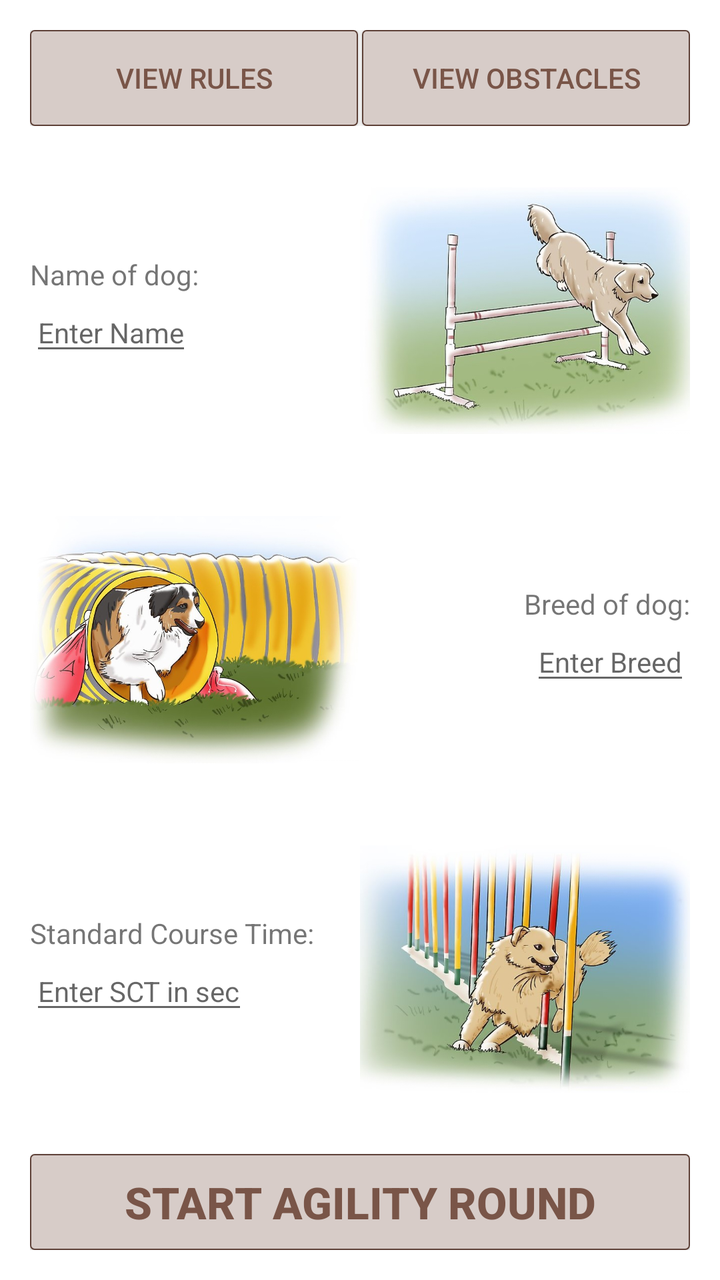
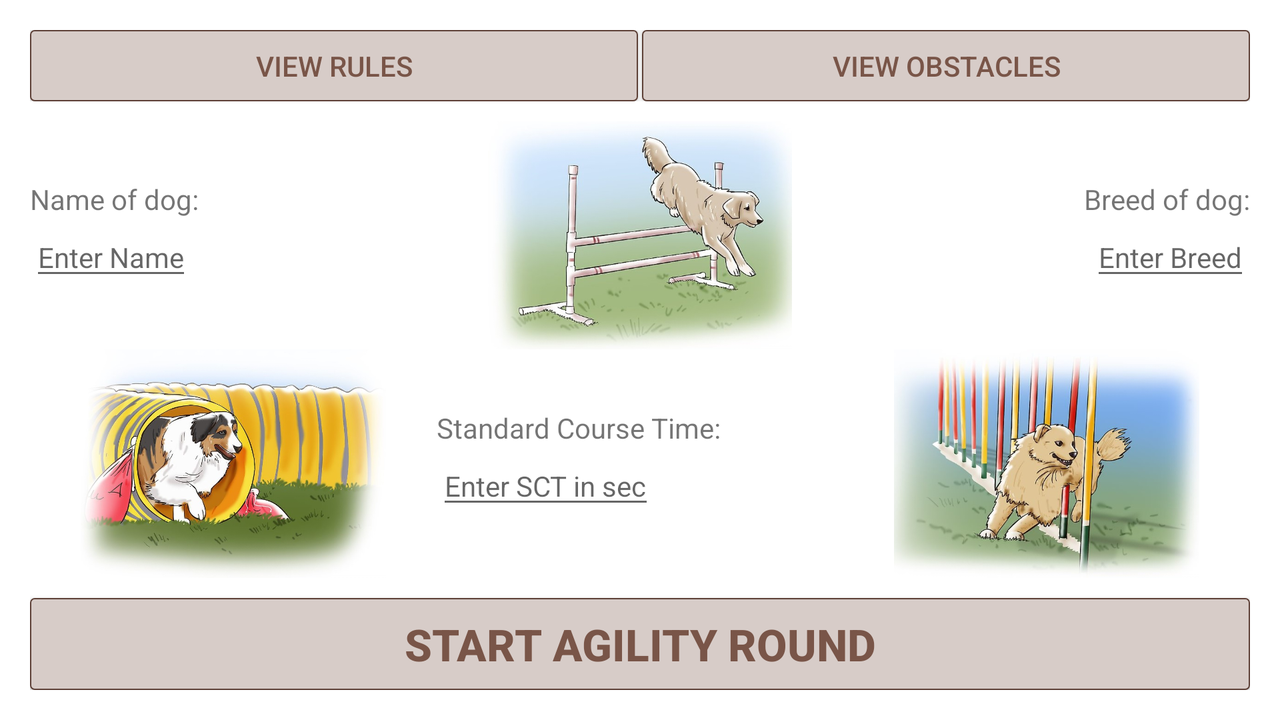

An Android layout and its configuration variant, each rendered on a device that would load it. The default file and the variant file are quoted in full after the pictures.
<!-- AndroidManifest.xml: application theme AppTheme -->
<!-- res/layout/activity_main.xml -->
<?xml version="1.0" encoding="utf-8"?>
<LinearLayout xmlns:android="http://schemas.android.com/apk/res/android"
    android:layout_width="match_parent"
    android:layout_height="match_parent"
    android:background="@color/white"
    android:orientation="vertical"
    android:padding="@dimen/fifteenDp" >

    <LinearLayout
        android:layout_width="match_parent"
        android:layout_height="wrap_content"
        android:paddingBottom="@dimen/tenDp">

        <Button
            android:layout_width="@dimen/zeroDp"
            android:layout_height="wrap_content"
            android:layout_weight="1"
            style="@style/ButtonStyle"
            android:gravity="center|left"
            android:onClick="showRules"
            android:text="@string/viewRules"
            android:textAlignment="center" />

        <View
            android:layout_width="@dimen/twoDp"
            android:layout_height="@dimen/zeroDp" />

        <Button
            android:layout_width="@dimen/zeroDp"
            android:layout_height="wrap_content"
            android:layout_weight="1"
            style="@style/ButtonStyle"
            android:gravity="center|right"
            android:onClick="showObstacles"
            android:text="@string/viewObstacles"
            android:textAlignment="center" />

    </LinearLayout>

    <LinearLayout
        android:layout_width="match_parent"
        android:layout_height="@dimen/zeroDp"
        android:layout_weight="1">

        <RelativeLayout
            android:layout_width="@dimen/zeroDp"
            android:layout_height="wrap_content"
            android:layout_gravity="center"
            android:layout_weight="1">

            <TextView
                android:id="@+id/dogNameText"
                android:layout_width="wrap_content"
                android:layout_height="wrap_content"
                android:text="@string/name"
                android:textSize="@dimen/fourteenSp" />

            <EditText
                android:id="@+id/dogName"
                android:layout_width="wrap_content"
                android:layout_height="wrap_content"
                android:layout_below="@+id/dogNameText"
                android:hint="@string/enterName"
                android:inputType="textCapWords"
                android:textSize="@dimen/fourteenSp" />
        </RelativeLayout>

        <ImageView
            android:layout_width="@dimen/zeroDp"
            android:layout_height="wrap_content"
            android:layout_gravity="center"
            android:layout_weight="1"
            android:adjustViewBounds="true"
            android:maxHeight="@dimen/hundredsixtyDp"
            android:src="@drawable/agilityjump" />

    </LinearLayout>

    <LinearLayout
        android:layout_width="match_parent"
        android:layout_height="@dimen/zeroDp"
        android:layout_weight="1">

        <ImageView
            android:layout_width="@dimen/zeroDp"
            android:layout_height="wrap_content"
            android:layout_gravity="center"
            android:layout_weight="1"
            android:adjustViewBounds="true"
            android:maxHeight="@dimen/hundredsixtyDp"
            android:src="@drawable/agilitytunnel" />

        <RelativeLayout
            android:layout_width="@dimen/zeroDp"
            android:layout_height="wrap_content"
            android:layout_gravity="center"

            android:layout_weight="1">

            <TextView
                android:id="@+id/dogBreedText"
                android:layout_width="wrap_content"
                android:layout_height="wrap_content"
                android:layout_alignParentRight="true"
                android:text="@string/breed"
                android:textSize="@dimen/fourteenSp" />

            <EditText
                android:id="@+id/dogBreed"
                android:layout_width="wrap_content"
                android:layout_height="wrap_content"
                android:layout_alignParentRight="true"
                android:layout_below="@+id/dogBreedText"
                android:hint="@string/enterBreed"
                android:inputType="textCapWords"
                android:textSize="@dimen/fourteenSp" />
        </RelativeLayout>

    </LinearLayout>

    <LinearLayout
        android:layout_width="match_parent"
        android:layout_height="0dp"
        android:layout_weight="1">

        <RelativeLayout
            android:layout_width="@dimen/zeroDp"
            android:layout_height="wrap_content"
            android:layout_gravity="center"
            android:layout_weight="1">

            <TextView
                android:id="@+id/sctTimeText"
                android:layout_width="wrap_content"
                android:layout_height="wrap_content"
                android:text="@string/sct"
                android:textSize="@dimen/fourteenSp" />

            <EditText
                android:id="@+id/sctTime"
                android:layout_width="wrap_content"
                android:layout_height="wrap_content"
                android:layout_below="@+id/sctTimeText"
                android:hint="@string/enterSct"
                android:inputType="number"
                android:textSize="@dimen/fourteenSp" />
        </RelativeLayout>

        <ImageView
            android:layout_width="@dimen/zeroDp"
            android:layout_height="wrap_content"
            android:layout_gravity="center"
            android:layout_weight="1"
            android:adjustViewBounds="true"
            android:maxHeight="@dimen/hundredsixtyDp"
            android:src="@drawable/agilitywave" />
    </LinearLayout>

    <Button
        android:layout_width="match_parent"
        android:layout_height="wrap_content"
        style="@style/ButtonStyle"
        android:layout_gravity="center"
        android:layout_marginTop="@dimen/tenDp"
        android:onClick="startRound"
        android:text="@string/startRound"
        android:textAllCaps="true"
        android:textSize="@dimen/twentytwoSp"
        android:textStyle="bold" />

</LinearLayout>
<!-- resources referenced by this layout -->
<resources>
  <color name="white">#FFFFFF</color>
  <dimen name="fifteenDp">15dp</dimen>
  <dimen name="fourteenSp">14sp</dimen>
  <dimen name="hundredsixtyDp">160dp</dimen>
  <dimen name="tenDp">10dp</dimen>
  <dimen name="twentytwoSp">22sp</dimen>
  <dimen name="twoDp">2dp</dimen>
  <dimen name="zeroDp">0dp</dimen>
  <!-- drawable agilityjump: jpg bitmap (drawable, 75331 bytes) -->
  <!-- drawable agilitytunnel: jpg bitmap (drawable, 125260 bytes) -->
  <!-- drawable agilitywave: jpg bitmap (drawable, 85896 bytes) -->
  <string name="breed">Breed of dog:</string>
  <string name="enterBreed">Enter Breed</string>
  <string name="enterName">Enter Name</string>
  <string name="enterSct">Enter SCT in sec</string>
  <string name="name">Name of dog:</string>
  <string name="sct">Standard Course Time:</string>
  <string name="startRound">Start Agility Round</string>
  <string name="viewObstacles">View Obstacles</string>
  <string name="viewRules">View Rules</string>
  <style name="ButtonStyle">
          <item name="android:background">@drawable/border</item>
          <item name="android:textColor">@color/brown</item>
          <item name="android:textSize">@dimen/fourteenSp</item>
      </style>
  <style name="AppTheme" parent="Theme.AppCompat.Light.DarkActionBar">
          
          <item name="colorPrimary">#6D4C41</item>
          <item name="colorPrimaryDark">#D7CCC8</item>
          <item name="colorAccent">#A1887F</item>
      </style>
  <!-- drawable border (drawable) -->
  <?xml version="1.0" encoding="utf-8"?>
  <shape xmlns:android="http://schemas.android.com/apk/res/android"
      android:shape="rectangle" >
  
      
      <solid
          android:color="#D7CCC8" >
      </solid>
  
      
      <stroke
          android:width="0.5dp"
          android:color="#5D4037" >
      </stroke>
  
      
      <corners
          android:radius="2dp"   >
      </corners>
  
  </shape>
  <color name="brown">#795548</color>
</resources>
<!-- res/layout-land/activity_main.xml (the repository's variant of the layout above) -->
<!-- drawn on the phone turned sideways -->
<?xml version="1.0" encoding="utf-8"?>
<LinearLayout xmlns:android="http://schemas.android.com/apk/res/android"
    android:layout_width="match_parent"
    android:layout_height="match_parent"
    android:background="@color/white"
    android:orientation="vertical"
    android:padding="@dimen/fifteenDp">

    <LinearLayout
        android:layout_width="match_parent"
        android:layout_height="@dimen/zeroDp"
        android:layout_weight="1"
        android:paddingBottom="@dimen/tenDp">

        <Button
            android:layout_width="@dimen/zeroDp"
            android:layout_height="wrap_content"
            android:layout_weight="1"
            style="@style/ButtonStyle"
            android:gravity="center|left"
            android:onClick="showRules"
            android:text="@string/viewRules"
            android:textAlignment="center" />

        <View
            android:layout_width="@dimen/twoDp"
            android:layout_height="wrap_content" />

        <Button
            android:layout_width="@dimen/zeroDp"
            android:layout_height="wrap_content"
            android:layout_weight="1"
            style="@style/ButtonStyle"
            android:gravity="center|right"
            android:onClick="showObstacles"
            android:text="@string/viewObstacles"
            android:textAlignment="center" />

    </LinearLayout>

    <LinearLayout
        android:layout_width="match_parent"
        android:layout_height="@dimen/zeroDp"
        android:layout_weight="2.5">

        <RelativeLayout
            android:layout_width="@dimen/zeroDp"
            android:layout_height="wrap_content"
            android:layout_gravity="center"
            android:layout_weight="1">

            <TextView
                android:id="@+id/dogNameText"
                android:layout_width="wrap_content"
                android:layout_height="wrap_content"
                android:text="@string/name"
                android:textSize="@dimen/fourteenSp" />

            <EditText
                android:id="@+id/dogName"
                android:layout_width="wrap_content"
                android:layout_height="wrap_content"
                android:layout_below="@+id/dogNameText"
                android:hint="@string/enterName"
                android:inputType="textCapWords"
                android:textSize="@dimen/fourteenSp" />
        </RelativeLayout>

        <ImageView
            android:layout_width="@dimen/zeroDp"
            android:layout_height="wrap_content"
            android:layout_gravity="center"
            android:layout_weight="1"
            android:adjustViewBounds="true"
            android:maxHeight="@dimen/hundredsixtyDp"
            android:src="@drawable/agilityjump" />

        <RelativeLayout
            android:layout_width="@dimen/zeroDp"
            android:layout_height="wrap_content"
            android:layout_gravity="center"
            android:layout_weight="1">

            <TextView
                android:id="@+id/dogBreedText"
                android:layout_width="wrap_content"
                android:layout_height="wrap_content"
                android:layout_alignParentRight="true"
                android:text="@string/breed"
                android:textSize="@dimen/fourteenSp" />

            <EditText
                android:id="@+id/dogBreed"
                android:layout_width="wrap_content"
                android:layout_height="wrap_content"
                android:layout_alignParentRight="true"
                android:layout_below="@+id/dogBreedText"
                android:hint="@string/enterBreed"
                android:inputType="textCapWords"
                android:textSize="@dimen/fourteenSp" />
        </RelativeLayout>

    </LinearLayout>

    <LinearLayout
        android:layout_width="match_parent"
        android:layout_height="@dimen/zeroDp"
        android:layout_weight="2.5">

        <ImageView
            android:layout_width="@dimen/zeroDp"
            android:layout_height="wrap_content"
            android:layout_gravity="center"
            android:layout_weight="1"
            android:adjustViewBounds="true"
            android:maxHeight="@dimen/hundredsixtyDp"
            android:src="@drawable/agilitytunnel" />

        <RelativeLayout
            android:layout_width="@dimen/zeroDp"
            android:layout_height="wrap_content"
            android:layout_gravity="center"
            android:layout_weight="1">

            <TextView
                android:id="@+id/sctTimeText"
                android:layout_width="wrap_content"
                android:layout_height="wrap_content"
                android:text="Standard Course Time:"
                android:textSize="@dimen/fourteenSp" />

            <EditText
                android:id="@+id/sctTime"
                android:layout_width="wrap_content"
                android:layout_height="wrap_content"
                android:layout_below="@+id/sctTimeText"
                android:hint="@string/enterSct"
                android:inputType="number"
                android:textSize="@dimen/fourteenSp" />
        </RelativeLayout>

        <ImageView
            android:layout_width="@dimen/zeroDp"
            android:layout_height="wrap_content"
            android:layout_gravity="center"
            android:layout_weight="1"
            android:adjustViewBounds="true"
            android:maxHeight="@dimen/hundredsixtyDp"
            android:src="@drawable/agilitywave" />

    </LinearLayout>

    <Button
        android:layout_width="match_parent"
        android:layout_height="@dimen/zeroDp"
        style="@style/ButtonStyle"
        android:layout_gravity="center"
        android:layout_marginTop="@dimen/tenDp"
        android:layout_weight="1"
        android:onClick="startRound"
        android:text="@string/startRound"
        android:textAllCaps="true"
        android:textSize="@dimen/twentytwoSp"
        android:textStyle="bold" />

</LinearLayout>
<!-- resources referenced by the variant -->
<!-- as the phone turned sideways resolves them -->
<resources>
  <color name="white">#FFFFFF</color>
  <dimen name="fifteenDp">15dp</dimen>
  <dimen name="fourteenSp">14sp</dimen>
  <dimen name="hundredsixtyDp">160dp</dimen>
  <dimen name="tenDp">10dp</dimen>
  <dimen name="twentytwoSp">22sp</dimen>
  <dimen name="twoDp">2dp</dimen>
  <dimen name="zeroDp">0dp</dimen>
  <!-- drawable agilityjump: jpg bitmap (drawable, 75331 bytes) -->
  <!-- drawable agilitytunnel: jpg bitmap (drawable, 125260 bytes) -->
  <!-- drawable agilitywave: jpg bitmap (drawable, 85896 bytes) -->
  <string name="breed">Breed of dog:</string>
  <string name="enterBreed">Enter Breed</string>
  <string name="enterName">Enter Name</string>
  <string name="enterSct">Enter SCT in sec</string>
  <string name="name">Name of dog:</string>
  <string name="startRound">Start Agility Round</string>
  <string name="viewObstacles">View Obstacles</string>
  <string name="viewRules">View Rules</string>
  <style name="ButtonStyle">
          <item name="android:background">@drawable/border</item>
          <item name="android:textColor">@color/brown</item>
          <item name="android:textSize">@dimen/fourteenSp</item>
      </style>
  <style name="AppTheme" parent="Theme.AppCompat.Light.DarkActionBar">
          
          <item name="colorPrimary">#6D4C41</item>
          <item name="colorPrimaryDark">#D7CCC8</item>
          <item name="colorAccent">#A1887F</item>
      </style>
  <!-- drawable border (drawable) -->
  <?xml version="1.0" encoding="utf-8"?>
  <shape xmlns:android="http://schemas.android.com/apk/res/android"
      android:shape="rectangle" >
  
      
      <solid
          android:color="#D7CCC8" >
      </solid>
  
      
      <stroke
          android:width="0.5dp"
          android:color="#5D4037" >
      </stroke>
  
      
      <corners
          android:radius="2dp"   >
      </corners>
  
  </shape>
  <color name="brown">#795548</color>
</resources>
